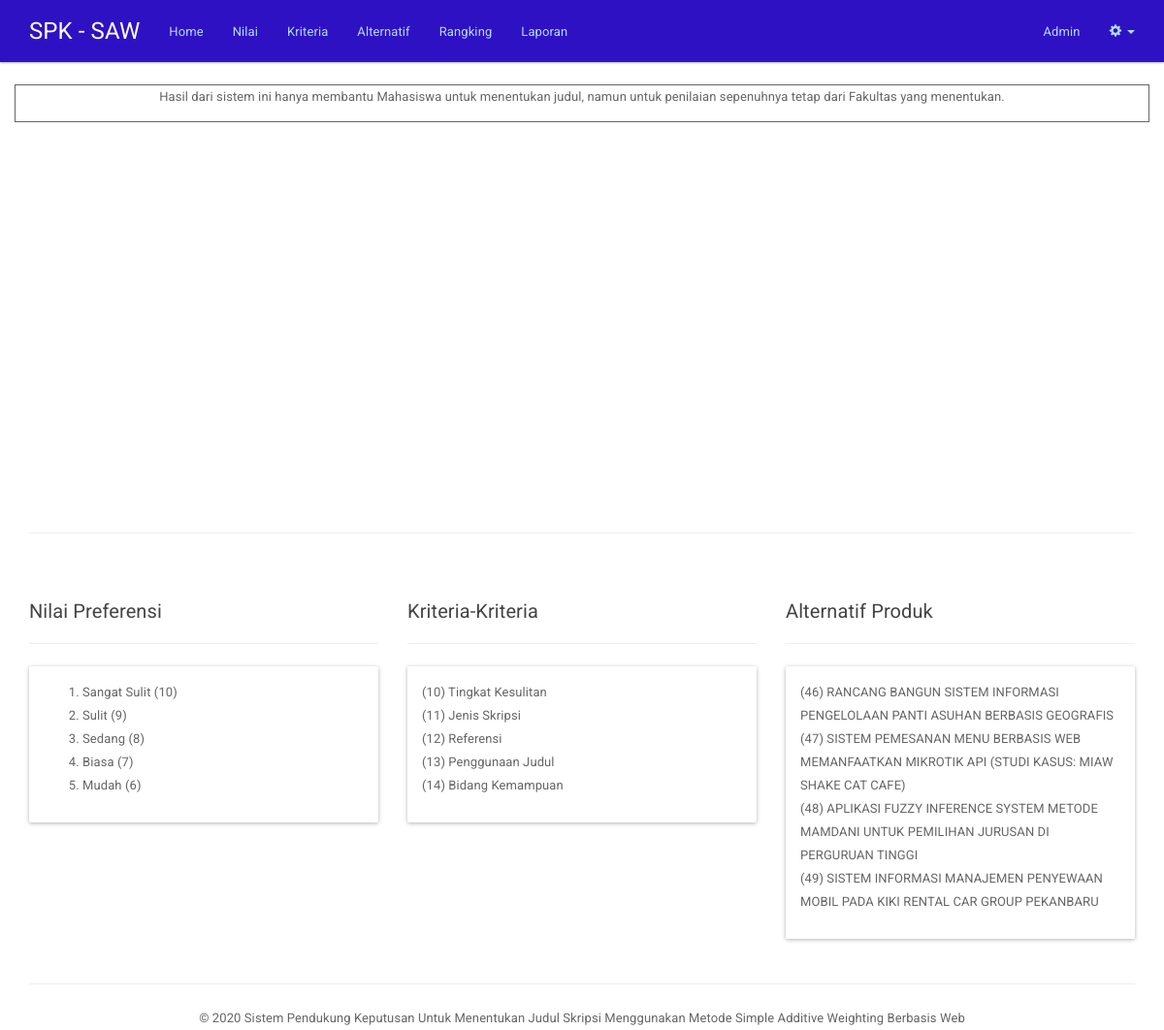
Screenshot of /index.php (signed in) with the database file from the repository.
### tables this page shows
CREATE TABLE `nilai` (
  `id_nilai` int(6) NOT NULL,
  `ket_nilai` varchar(45) NOT NULL,
  `jum_nilai` double NOT NULL
);

CREATE TABLE `kriteria` (
  `id_kriteria` int(11) NOT NULL,
  `nama_kriteria` varchar(255) NOT NULL,
  `tipe_kriteria` varchar(10) NOT NULL,
  `bobot_kriteria` double NOT NULL
);

CREATE TABLE `alternatif` (
  `id_alternatif` int(11) NOT NULL,
  `nama_alternatif` varchar(255) NOT NULL,
  `hasil_alternatif` double NOT NULL,
  `nim` varchar(50) DEFAULT NULL
);

### includes/nilai.inc.php (called while the page is built, shortened)
<?php
class Nilai{
	private $conn;
	private $table_name = "nilai";
	public function __construct($db){
		$this->conn = $db;
	}
	function readAll(){
		$query = "SELECT * FROM ".$this->table_name." ORDER BY id_nilai ASC";
		$stmt = $this->conn->prepare( $query );
		$stmt->execute();
		return $stmt;
	}
}
?>

### includes/kriteria.inc.php (called while the page is built, shortened)
<?php
class Kriteria{
	private $conn;
	private $table_name = "kriteria";
	public function __construct($db){
		$this->conn = $db;
	}
	function readAll(){
		$query = "SELECT * FROM ".$this->table_name." ORDER BY id_kriteria ASC";
		$stmt = $this->conn->prepare( $query );
		$stmt->execute();
		return $stmt;
	}
}
?>

### includes/alternatif.inc.php (called while the page is built, shortened)
<?php
class Alternatif{
	private $conn;
	private $table_name = "alternatif";
	public function __construct($db){
		$this->conn = $db;
	}
	function readAll(){
		if($_SESSION['level']=='admin'){
		$query = "SELECT * FROM ".$this->table_name." ORDER BY id_alternatif ASC";
		}else{
		$query = "SELECT * FROM ".$this->table_name." where nim='$_SESSION[nim]' ORDER BY id_alternatif ASC";
		}
		$stmt = $this->conn->prepare($query);
		$stmt->execute();
		return $stmt;
	}
}
?>

### index.php (the view, shortened to what this page needs)
<?php
include_once 'header.php';
include_once 'includes/nilai.inc.php';
$pro3 = new Nilai($db);
$stmt3 = $pro3->readAll();
include_once 'includes/alternatif.inc.php';
$pro1 = new Alternatif($db);
$stmt1 = $pro1->readAll();
include_once 'includes/kriteria.inc.php';
$pro2 = new Kriteria($db);
$stmt2 = $pro2->readAll();
?>
<div class="row" style="border: 1px solid;">
<p align="center">
Hasil dari sistem ini hanya membantu Mahasiswa untuk menentukan judul, namun untuk penilaian sepenuhnya tetap dari Fakultas yang menentukan.
</p>
</div>
<div id="container2" style="min-width: 310px; height: 400px; margin: 0 auto"></div>
<hr>
		<div class="row">
		  <div class="col-xs-12 col-sm-12 col-md-4">
		  	<div class="page-header">
			  <h5>Nilai Preferensi</h5>
			</div>
			<div class="panel panel-default">
			  <div class="panel-body">
			    <ol>
			    	<?php
					while ($row3 = $stmt3->fetch(PDO::FETCH_ASSOC)){
					?>
				  	<li><?php echo $row3['ket_nilai'] ?> (<?php echo $row3['jum_nilai'] ?>)</li>
				  	<?php
					}
				  	?>
				</ol>
			  </div>
			</div>
		  </div>
		  <div class="col-xs-12 col-sm-12 col-md-4">
		  	<div class="page-header">
			  <h5>Kriteria-Kriteria</h5>
			</div>
			<div class="panel panel-default">
			  <div class="panel-body">
			    <ol class="list-unstyled">
			    	<?php
					while ($row2 = $stmt2->fetch(PDO::FETCH_ASSOC)){
					?>
				  	<li>(<?php echo $row2['id_kriteria'] ?>) <?php echo $row2['nama_kriteria'] ?></li>
				  	<?php
					}
				  	?>
				</ol>
			  </div>
			</div>
		  </div>
		  <div class="col-xs-12 col-sm-12 col-md-4">
		  	<div class="page-header">
			  <h5>Alternatif Produk</h5>
			</div>
			<div class="panel panel-default">
			  <div class="panel-body">
			    <ol class="list-unstyled">
			    	<?php
					while ($row1 = $stmt1->fetch(PDO::FETCH_ASSOC)){
					?>
				  	<li>(<?php echo $row1['id_alternatif'] ?>) <?php echo $row1['nama_alternatif'] ?></li>
				  	<?php
					}
				  	?>
				</ol>
			  </div>
			</div>
		  </div>
		</div>
		<hr>
		<footer class="text-center">&copy; <?php echo date ('Y') ?> Sistem Pendukung Keputusan Untuk Menentukan Judul Skripsi Menggunakan Metode Simple Additive Weighting Berbasis Web</footer>
	</div>
	</body>
</html>

### rows the page displays
nilai: ket_nilai "Sangat Sulit", jum_nilai "10"
nilai: ket_nilai "Sulit", jum_nilai "9"
nilai: ket_nilai "Sedang", jum_nilai "8"
nilai: ket_nilai "Biasa", jum_nilai "7"
nilai: ket_nilai "Mudah", jum_nilai "6"
kriteria: id_kriteria "10", nama_kriteria "Tingkat Kesulitan"
kriteria: id_kriteria "11", nama_kriteria "Jenis Skripsi"
kriteria: id_kriteria "12", nama_kriteria "Referensi"
kriteria: id_kriteria "13", nama_kriteria "Penggunaan Judul"
kriteria: id_kriteria "14", nama_kriteria "Bidang Kemampuan"
alternatif: id_alternatif "46", nama_alternatif "RANCANG BANGUN SISTEM INFORMASI PENGELOLAAN PANTI ASUHAN BERBASIS GEOGRAFIS"
alternatif: id_alternatif "47", nama_alternatif "SISTEM PEMESANAN MENU BERBASIS WEB MEMANFAATKAN MIKROTIK API (STUDI KASUS: MIAW SHAKE CAT CAFE)"
alternatif: id_alternatif "48", nama_alternatif "APLIKASI FUZZY INFERENCE SYSTEM METODE MAMDANI UNTUK PEMILIHAN JURUSAN DI PERGURUAN TINGGI"
alternatif: id_alternatif "49", nama_alternatif "SISTEM INFORMASI MANAJEMEN PENYEWAAN MOBIL PADA KIKI RENTAL CAR GROUP PEKANBARU"

### other values shown
$_SESSION['nama_lengkap'] "Admin"
date ('Y') "2020"
